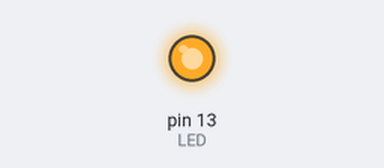
Recording of a sketch running on a simulated Arduino Uno, built with avr-gcc and run on an emulated ATmega328P. On the bench: output pins drawn as LEDs (lit = HIGH). Sleep ends after the set time or at an interrupt.

Above: at 8.02 s.
At 12.1 s:
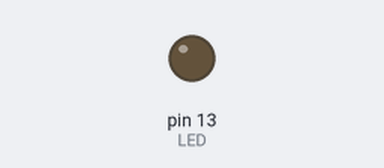
Timing chart, 0 to 18.7 s (numbered marks = the images above):
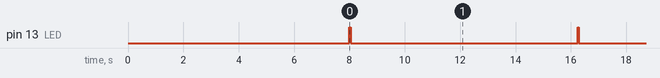

Measured:
- by itself, pin 13 (LED): alternates HIGH for 0.05 s and LOW for 8.2 s

The sketch:

sleep.ino
```cpp
#include <avr/sleep.h>
#include <avr/wdt.h>

const byte LED = 13;

// watchdog interrupt
ISR (WDT_vect)
{
  wdt_disable();  // disable watchdog
}  // end of WDT_vect

void setup () {
  delay (8000);
  pinMode (LED, OUTPUT);
}

void loop () {

  digitalWrite (LED, HIGH);
  delay (50);
  digitalWrite (LED, LOW);


  // disable ADC
  byte adconfig = ADCSRA;
  ADCSRA = 0;

  // clear various "reset" flags
  // MCUSR = 0;
  // allow changes, disable reset
  WDTCSR = 1 << WDCE | 1 << WDE;
  // set interrupt mode and an interval
  WDTCSR = 1 << WDIE | 1 << WDP3 | 1 << WDP0;    // set WDIE, and 8 second delay
  wdt_reset();  // pat the dog

  set_sleep_mode (SLEEP_MODE_PWR_DOWN);
  sleep_mode();
  ADCSRA = adconfig;
} // end of loop
```
